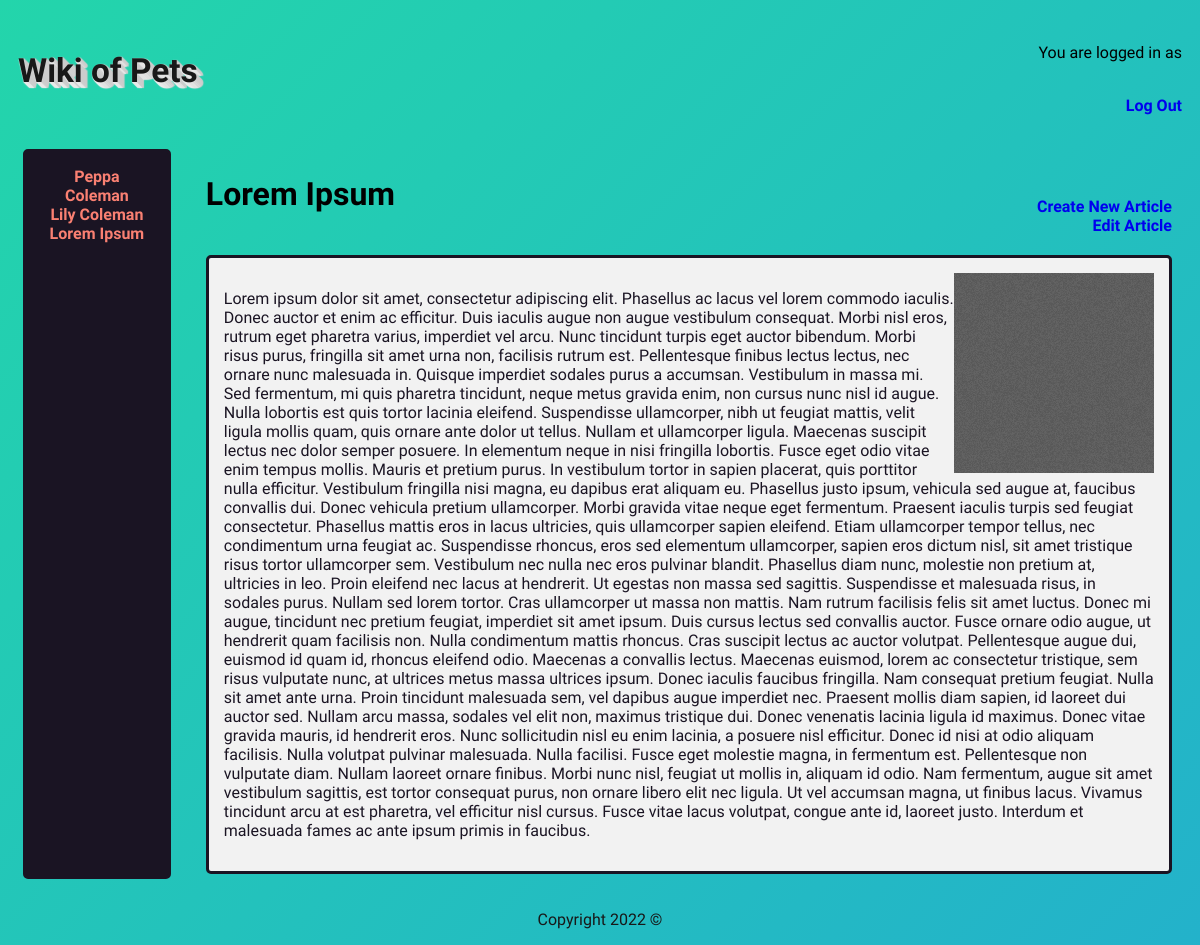
/wiki.php?shortTitle=LoremIpsum (signed in), run on the app's committed database.
### tables this page shows
CREATE TABLE `article` (
  `article_id` int(11) NOT NULL,
  `article_short_title` varchar(32) NOT NULL,
  `article_title` varchar(32) NOT NULL,
  `article_body` text NOT NULL,
  `article_photo` varchar(64) DEFAULT NULL,
  `article_birthdate` date DEFAULT NULL
);

### database.php (called while the page is built, shortened)
<?php
$HOST = "localhost";
$USERNAME = "INFX371";
$PASSWORD = "P*ssword";
$DB_NAME = "wiki";
$conn = new mysqli($HOST, $USERNAME, $PASSWORD, $DB_NAME);
$stmt = $conn->query("SELECT * FROM article");
$stmtTwo = $conn->query("SELECT * FROM `article`ORDER BY `article_id`DESC LIMIT 5;");
$topArticle = $stmtTwo->fetch_all();
?>

### wiki.php (the view, shortened to what this page needs)
  <?php
  include "database.php";
  ?>
<!DOCTYPE html lang="en">
<?php include "header.php" ?>
<div class="bigcontainer">
  <div class="container">
  <div class="sideBar">
    <?php
     foreach ($topArticle as $row){
      echo "<a href=wiki.php?shortTitle=$row[1] title='$row[2]'>$row[2]</a>";
    }
    ?>
  </div>
  <div class="articleDivs">
    <?php
        $shortTitle = $_GET["shortTitle"];
        $articleQuery = "SELECT * FROM article WHERE article_short_title = '$shortTitle';";
        $stmt = $conn->query($articleQuery);
        $article = $stmt->fetch_row();
        ?>
        <div class="articletitle">
            <?php echo "<h1>" . $article[2] . "</h1>"; ?>
            <div class="addCreateLinks">
              <a href="editArticle.php">Edit Article</a>
              <a href="add.php">Create New Article</a>
            </div>
          </div>
          <div class="square">
            <div><img src="./noise.png"></div>
            <?php echo "<p>" . $article[3] . "</p>"; ?>
          </div>
        </div>
    </div>
  </div>
  <?php include "footer.php";?>
</body>
</html>

### style.css (style rules this page uses)
body { background: linear-gradient(-45deg, #ee7752, #e73c7e, #23a6d5, #23d5ab); background-size: 400% 400%; animation: gradient 15s ease infinite; height: 100vh; font-family: 'Sarabun', sans-serif; display: flex; flex: 1; flex-direction: column; }
.addCreateLinks { display: flex; align-self: flex-end; flex-direction: column-reverse; align-items: end; }
.sideBar { background-color: #1A1423; text-align: center; border-radius: 5px; border-style: solid; border-color: #1A1423; display: flex; flex-basis: 10%; margin: 15px; padding: 15px; flex-direction: column; }
.sideBar > a { color: salmon; }
.square { background-color: #f2f2f2; border-radius: 5px; border-style: solid; border-color: #1A1423; color: #1A1423; padding: 15px; margin: 20; }
.articleTitle { display: flex; justify-content: space-between; margin: 20; margin-bottom: 0; }
.articleDivs { display: flex; flex-direction: column; flex-basis: 90%; }
.container { display: flex; flex: 1; flex-direction: row; }
a { font-weight: bold; }
a:link, a:visited { text-decoration: none; }
.bigcontainer { display: flex; flex: 1; }
img { float: right; width: 200px; height: 200px; object-fit: cover; }

### data on the page
article: article_title "Peppa Coleman"
article: article_title "Lily Coleman"
article: article_title "Lorem Ipsum", article_body "Lorem ipsum dolor sit amet, consectetur adipiscing elit. Phasellus ac lacus vel lorem commodo iaculis. Donec auctor et enim ac efficitur. Duis iaculis augue non augue vestibulum consequat. Morbi nisl eros, rutrum eget pharetra varius, imperdiet vel arcu. Nunc tincidunt turpis eget auctor bibendum. Morbi risus purus, fringilla sit amet urna non, facilisis rutrum est. Pellentesque finibus lectus lectus, nec ornare nunc malesuada in. Quisque imperdiet sodales purus a accumsan. Vestibulum in massa mi. Sed fermentum, mi quis pharetra tincidunt, neque metus gravida enim, non cursus nunc nisl id augue. Nulla lobortis est quis tortor lacinia eleifend. Suspendisse ullamcorper, nibh ut feugiat…"
